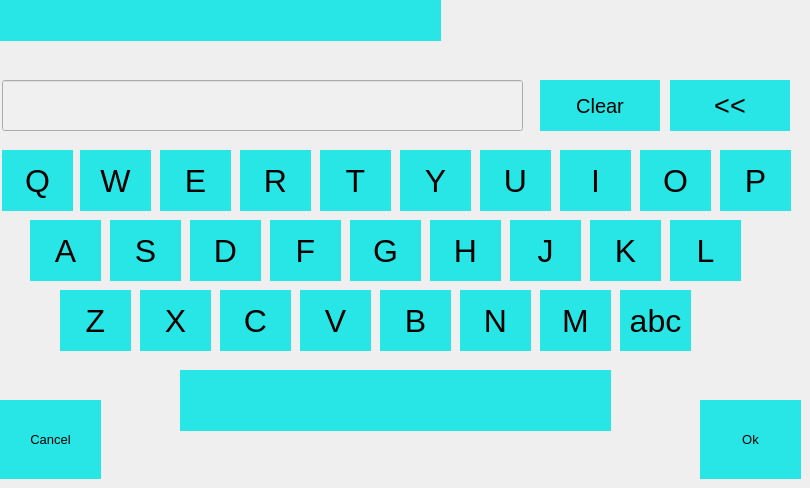
   <widget class="QWidget" name="NameSetterPage">
    <widget class="QToolButton" name="toolButton_B_nameSetterPage_7">
     <property name="geometry">
      <rect>
       <x>380</x>
       <y>290</y>
       <width>71</width>
       <height>61</height>
      </rect>
     </property>
     <property name="font">
      <font>
       <pointsize>24</pointsize>
      </font>
     </property>
     <property name="styleSheet">
      <string notr="true">border:1px solid #000000;
background-color: rgb(40, 230, 230);
border-color: rgb(40, 230, 230);
</string>
     </property>
     <property name="text">
      <string>B</string>
     </property>
     <property name="iconSize">
      <size>
       <width>24</width>
       <height>24</height>
      </size>
     </property>
    </widget>
    <widget class="QToolButton" name="toolButton_M_nameSetterPage_7">
     <property name="geometry">
      <rect>
       <x>540</x>
       <y>290</y>
       <width>71</width>
       <height>61</height>
      </rect>
     </property>
     <property name="font">
      <font>
       <pointsize>24</pointsize>
      </font>
     </property>
     <property name="styleSheet">
      <string notr="true">border:1px solid #000000;
background-color: rgb(40, 230, 230);
border-color: rgb(40, 230, 230);
</string>
     </property>
     <property name="text">
      <string>M</string>
     </property>
     <property name="iconSize">
      <size>
       <width>24</width>
       <height>24</height>
      </size>
     </property>
    </widget>
    <widget class="QToolButton" name="toolButton_V_nameSetterPage_7">
     <property name="geometry">
      <rect>
       <x>300</x>
       <y>290</y>
       <width>71</width>
       <height>61</height>
      </rect>
     </property>
     <property name="font">
      <font>
       <pointsize>24</pointsize>
      </font>
     </property>
     <property name="styleSheet">
      <string notr="true">border:1px solid #000000;
background-color: rgb(40, 230, 230);
border-color: rgb(40, 230, 230);
</string>
     </property>
     <property name="text">
      <string>V</string>
     </property>
     <property name="iconSize">
      <size>
       <width>24</width>
       <height>24</height>
      </size>
     </property>
    </widget>
    <widget class="QToolButton" name="toolButton_space_nameSetterPage_7">
     <property name="geometry">
      <rect>
       <x>180</x>
       <y>370</y>
       <width>431</width>
       <height>61</height>
      </rect>
     </property>
     <property name="font">
      <font>
       <pointsize>24</pointsize>
      </font>
     </property>
     <property name="styleSheet">
      <string notr="true">border:1px solid #000000;
color: rgb(40, 230, 230);
background-color: rgb(40, 230, 230);
border-color: rgb(40, 230, 230);
</string>
     </property>
     <property name="text">
      <string>Space</string>
     </property>
     <property name="iconSize">
      <size>
       <width>24</width>
       <height>24</height>
      </size>
     </property>
    </widget>
    <widget class="QToolButton" name="toolButton_E_nameSetterPage_7">
     <property name="geometry">
      <rect>
       <x>160</x>
       <y>150</y>
       <width>71</width>
       <height>61</height>
      </rect>
     </property>
     <property name="font">
      <font>
       <pointsize>24</pointsize>
      </font>
     </property>
     <property name="styleSheet">
      <string notr="true">border:1px solid #000000;
background-color: rgb(40, 230, 230);
border-color: rgb(40, 230, 230);
</string>
     </property>
     <property name="text">
      <string>E</string>
     </property>
     <property name="iconSize">
      <size>
       <width>24</width>
       <height>24</height>
      </size>
     </property>
    </widget>
    <widget class="QToolButton" name="toolButton_A_nameSetterPage_7">
     <property name="geometry">
      <rect>
       <x>30</x>
       <y>220</y>
       <width>71</width>
       <height>61</height>
      </rect>
     </property>
     <property name="font">
      <font>
       <pointsize>24</pointsize>
      </font>
     </property>
     <property name="styleSheet">
      <string notr="true">border:1px solid #000000;
background-color: rgb(40, 230, 230);
border-color: rgb(40, 230, 230);
</string>
     </property>
     <property name="text">
      <string>A</string>
     </property>
     <property name="iconSize">
      <size>
       <width>24</width>
       <height>24</height>
      </size>
     </property>
    </widget>
    <widget class="QToolButton" name="toolButton_Q_nameSetterPage_7">
     <property name="geometry">
      <rect>
       <x>2</x>
       <y>150</y>
       <width>71</width>
       <height>61</height>
      </rect>
     </property>
     <property name="font">
      <font>
       <pointsize>24</pointsize>
      </font>
     </property>
     <property name="styleSheet">
      <string notr="true">border:1px solid #000000;
background-color: rgb(40, 230, 230);
border-color: rgb(40, 230, 230);
</string>
     </property>
     <property name="text">
      <string>Q</string>
     </property>
     <property name="iconSize">
      <size>
       <width>24</width>
       <height>24</height>
      </size>
     </property>
    </widget>
    <widget class="QToolButton" name="toolButton_K_nameSetterPage_7">
     <property name="geometry">
      <rect>
       <x>590</x>
       <y>220</y>
       <width>71</width>
       <height>61</height>
      </rect>
     </property>
     <property name="font">
      <font>
       <pointsize>24</pointsize>
      </font>
     </property>
     <property name="styleSheet">
      <string notr="true">border:1px solid #000000;
background-color: rgb(40, 230, 230);
border-color: rgb(40, 230, 230);
</string>
     </property>
     <property name="text">
      <string>K</string>
     </property>
     <property name="iconSize">
      <size>
       <width>24</width>
       <height>24</height>
      </size>
     </property>
    </widget>
    <widget class="QToolButton" name="toolButton_Y_nameSetterPAge_7">
     <property name="geometry">
      <rect>
       <x>400</x>
       <y>150</y>
       <width>71</width>
       <height>61</height>
      </rect>
     </property>
     <property name="font">
      <font>
       <pointsize>24</pointsize>
      </font>
     </property>
     <property name="styleSheet">
      <string notr="true">border:1px solid #000000;
background-color: rgb(40, 230, 230);
border-color: rgb(40, 230, 230);
</string>
     </property>
     <property name="text">
      <string>Y</string>
     </property>
     <property name="iconSize">
      <size>
       <width>24</width>
       <height>24</height>
      </size>
     </property>
    </widget>
    <widget class="QToolButton" name="toolButton_X_nameSetterPage_7">
     <property name="geometry">
      <rect>
       <x>140</x>
       <y>290</y>
       <width>71</width>
       <height>61</height>
      </rect>
     </property>
     <property name="font">
      <font>
       <pointsize>24</pointsize>
      </font>
     </property>
     <property name="styleSheet">
      <string notr="true">border:1px solid #000000;
background-color: rgb(40, 230, 230);
border-color: rgb(40, 230, 230);
</string>
     </property>
     <property name="text">
      <string>X</string>
     </property>
     <property name="iconSize">
      <size>
       <width>24</width>
       <height>24</height>
      </size>
     </property>
    </widget>
    <widget class="QLineEdit" name="lineEdit_name_nameSetterPage_7">
     <property name="geometry">
      <rect>
       <x>2</x>
       <y>80</y>
       <width>521</width>
       <height>51</height>
      </rect>
     </property>
     <property name="styleSheet">
      <string notr="true">background-color: rgb(240, 240, 240);
</string>
     </property>
    </widget>
    <widget class="QToolButton" name="toolButton_W_nameSetterPage_7">
     <property name="geometry">
      <rect>
       <x>80</x>
       <y>150</y>
       <width>71</width>
       <height>61</height>
      </rect>
     </property>
     <property name="font">
      <font>
       <pointsize>24</pointsize>
      </font>
     </property>
     <property name="styleSheet">
      <string notr="true">border:1px solid #000000;
background-color: rgb(40, 230, 230);
border-color: rgb(40, 230, 230);
</string>
     </property>
     <property name="text">
      <string>W</string>
     </property>
     <property name="iconSize">
      <size>
       <width>24</width>
       <height>24</height>
      </size>
     </property>
    </widget>
    <widget class="QLabel" name="label_SettingName_nameSettterPage_7">
     <property name="geometry">
      <rect>
       <x>0</x>
       <y>0</y>
       <width>441</width>
       <height>41</height>
      </rect>
     </property>
     <property name="styleSheet">
      <string notr="true">border:1px solid #000000;
background-color: rgb(40, 230, 230);
border-color: rgb(40, 230, 230);</string>
     </property>
     <property name="text">
      <string/>
     </property>
    </widget>
    <widget class="QToolButton" name="toolButton_L_nameSetterPage_7">
     <property name="geometry">
      <rect>
       <x>670</x>
       <y>220</y>
       <width>71</width>
       <height>61</height>
      </rect>
     </property>
     <property name="font">
      <font>
       <pointsize>24</pointsize>
      </font>
     </property>
     <property name="styleSheet">
      <string notr="true">border:1px solid #000000;
background-color: rgb(40, 230, 230);
border-color: rgb(40, 230, 230);
</string>
     </property>
     <property name="text">
      <string>L</string>
     </property>
     <property name="iconSize">
      <size>
       <width>24</width>
       <height>24</height>
      </size>
     </property>
    </widget>
    <widget class="QToolButton" name="toolButton_I_nameSetterPage_7">
     <property name="geometry">
      <rect>
       <x>560</x>
       <y>150</y>
       <width>71</width>
       <height>61</height>
      </rect>
     </property>
     <property name="font">
      <font>
       <pointsize>24</pointsize>
      </font>
     </property>
     <property name="styleSheet">
      <string notr="true">border:1px solid #000000;
background-color: rgb(40, 230, 230);
border-color: rgb(40, 230, 230);
</string>
     </property>
     <property name="text">
      <string>I</string>
     </property>
     <property name="iconSize">
      <size>
       <width>24</width>
       <height>24</height>
      </size>
     </property>
    </widget>
    <widget class="QToolButton" name="toolButton_cancel_nameSetterPage_7">
     <property name="geometry">
      <rect>
       <x>0</x>
       <y>400</y>
       <width>101</width>
       <height>79</height>
      </rect>
     </property>
     <property name="font">
      <font>
       <pointsize>10</pointsize>
      </font>
     </property>
     <property name="styleSheet">
      <string notr="true">border:1px solid #000000;
background-color: rgb(40, 230, 230);
border-color: rgb(40, 230, 230);</string>
     </property>
     <property name="text">
      <string>Cancel</string>
     </property>
     <property name="icon">
      <iconset>
       <normaloff>:/ekf04_Teal_Icons/icons/Teal_backgrund/Cancel 1_Active.bmp</normaloff>:/ekf04_Teal_Icons/icons/Teal_backgrund/Cancel 1_Active.bmp</iconset>
     </property>
     <property name="iconSize">
      <size>
       <width>60</width>
       <height>60</height>
      </size>
     </property>
     <property name="toolButtonStyle">
      <enum>Qt::ToolButtonTextUnderIcon</enum>
     </property>
    </widget>
    <widget class="QToolButton" name="toolButton_Ok_nameSetterPage_7">
     <property name="geometry">
      <rect>
       <x>700</x>
       <y>400</y>
       <width>101</width>
       <height>79</height>
      </rect>
     </property>
     <property name="font">
      <font>
       <pointsize>10</pointsize>
      </font>
     </property>
     <property name="styleSheet">
      <string notr="true">border:1px solid #000000;
background-color: rgb(40, 230, 230);
border-color: rgb(40, 230, 230);</string>
     </property>
     <property name="text">
      <string>Ok</string>
     </property>
     <property name="icon">
      <iconset>
       <normaloff>:/ekf04_Teal_Icons/icons/Teal_backgrund/Confirm_active.bmp</normaloff>:/ekf04_Teal_Icons/icons/Teal_backgrund/Confirm_active.bmp</iconset>
     </property>
     <property name="iconSize">
      <size>
       <width>60</width>
       <height>60</height>
      </size>
     </property>
     <property name="toolButtonStyle">
      <enum>Qt::ToolButtonTextUnderIcon</enum>
     </property>
    </widget>
    <widget class="QToolButton" name="toolButton_H_nameSetterPage_7">
     <property name="geometry">
      <rect>
       <x>430</x>
       <y>220</y>
       <width>71</width>
       <height>61</height>
      </rect>
     </property>
     <property name="font">
      <font>
       <pointsize>24</pointsize>
      </font>
     </property>
     <property name="styleSheet">
      <string notr="true">border:1px solid #000000;
background-color: rgb(40, 230, 230);
border-color: rgb(40, 230, 230);
</string>
     </property>
     <property name="text">
      <string>H</string>
     </property>
     <property name="iconSize">
      <size>
       <width>24</width>
       <height>24</height>
      </size>
     </property>
    </widget>
    <widget class="QToolButton" name="toolButton_U_nameSetterPage_7">
     <property name="geometry">
      <rect>
       <x>480</x>
       <y>150</y>
       <width>71</width>
       <height>61</height>
      </rect>
     </property>
     <property name="font">
      <font>
       <pointsize>24</pointsize>
      </font>
     </property>
     <property name="styleSheet">
      <string notr="true">border:1px solid #000000;
background-color: rgb(40, 230, 230);
border-color: rgb(40, 230, 230);
</string>
     </property>
     <property name="text">
      <string>U</string>
     </property>
     <property name="iconSize">
      <size>
       <width>24</width>
       <height>24</height>
      </size>
     </property>
    </widget>
    <widget class="QToolButton" name="toolButton_C_nameSetterPage_7">
     <property name="geometry">
      <rect>
       <x>220</x>
       <y>290</y>
       <width>71</width>
       <height>61</height>
      </rect>
     </property>
     <property name="font">
      <font>
       <pointsize>24</pointsize>
      </font>
     </property>
     <property name="styleSheet">
      <string notr="true">border:1px solid #000000;
background-color: rgb(40, 230, 230);
border-color: rgb(40, 230, 230);
</string>
     </property>
     <property name="text">
      <string>C</string>
     </property>
     <property name="iconSize">
      <size>
       <width>24</width>
       <height>24</height>
      </size>
     </property>
    </widget>
    <widget class="QToolButton" name="toolButton_P_nameSetterPage_7">
     <property name="geometry">
      <rect>
       <x>720</x>
       <y>150</y>
       <width>71</width>
       <height>61</height>
      </rect>
     </property>
     <property name="font">
      <font>
       <pointsize>24</pointsize>
      </font>
     </property>
     <property name="styleSheet">
      <string notr="true">border:1px solid #000000;
background-color: rgb(40, 230, 230);
border-color: rgb(40, 230, 230);
</string>
     </property>
     <property name="text">
      <string>P</string>
     </property>
     <property name="iconSize">
      <size>
       <width>24</width>
       <height>24</height>
      </size>
     </property>
    </widget>
    <widget class="QToolButton" name="toolButton_D_nameSetterPage_7">
     <property name="geometry">
      <rect>
       <x>190</x>
       <y>220</y>
       <width>71</width>
       <height>61</height>
      </rect>
     </property>
     <property name="font">
      <font>
       <pointsize>24</pointsize>
      </font>
     </property>
     <property name="styleSheet">
      <string notr="true">border:1px solid #000000;
background-color: rgb(40, 230, 230);
border-color: rgb(40, 230, 230);
</string>
     </property>
     <property name="text">
      <string>D</string>
     </property>
     <property name="iconSize">
      <size>
       <width>24</width>
       <height>24</height>
      </size>
     </property>
    </widget>
    <widget class="QToolButton" name="toolButton_Z_nameSetterPage_7">
     <property name="geometry">
      <rect>
       <x>60</x>
       <y>290</y>
       <width>71</width>
       <height>61</height>
      </rect>
     </property>
     <property name="font">
      <font>
       <pointsize>24</pointsize>
      </font>
     </property>
     <property name="styleSheet">
      <string notr="true">border:1px solid #000000;
background-color: rgb(40, 230, 230);
border-color: rgb(40, 230, 230);
</string>
     </property>
     <property name="text">
      <string>Z</string>
     </property>
     <property name="iconSize">
      <size>
       <width>24</width>
       <height>24</height>
      </size>
     </property>
    </widget>
    <widget class="QToolButton" name="toolButton_T_nameSetterPage_7">
     <property name="geometry">
      <rect>
       <x>320</x>
       <y>150</y>
       <width>71</width>
       <height>61</height>
      </rect>
     </property>
     <property name="font">
      <font>
       <pointsize>24</pointsize>
      </font>
     </property>
     <property name="styleSheet">
      <string notr="true">border:1px solid #000000;
background-color: rgb(40, 230, 230);
border-color: rgb(40, 230, 230);
</string>
     </property>
     <property name="text">
      <string>T</string>
     </property>
     <property name="iconSize">
      <size>
       <width>24</width>
       <height>24</height>
      </size>
     </property>
    </widget>
    <widget class="QToolButton" name="toolButton_clear_nameSetterPage_7">
     <property name="geometry">
      <rect>
       <x>540</x>
       <y>80</y>
       <width>120</width>
       <height>51</height>
      </rect>
     </property>
     <property name="font">
      <font>
       <pointsize>15</pointsize>
      </font>
     </property>
     <property name="styleSheet">
      <string notr="true">border:1px solid #000000;
background-color: rgb(40, 230, 230);
border-color: rgb(40, 230, 230);</string>
     </property>
     <property name="text">
      <string>Clear</string>
     </property>
    </widget>
    <widget class="QToolButton" name="toolButton_backspace_nameSetterPage_7">
     <property name="geometry">
      <rect>
       <x>670</x>
       <y>80</y>
       <width>120</width>
       <height>51</height>
      </rect>
     </property>
     <property name="font">
      <font>
       <pointsize>20</pointsize>
      </font>
     </property>
     <property name="styleSheet">
      <string notr="true">border:1px solid #000000;
background-color: rgb(40, 230, 230);
border-color: rgb(40, 230, 230);</string>
     </property>
     <property name="text">
      <string>&lt;&lt;</string>
     </property>
    </widget>
    <widget class="QToolButton" name="toolButton_J_nameSetterPage_7">
     <property name="geometry">
      <rect>
       <x>510</x>
       <y>220</y>
       <width>71</width>
       <height>61</height>
      </rect>
     </property>
     <property name="font">
      <font>
       <pointsize>24</pointsize>
      </font>
     </property>
     <property name="styleSheet">
      <string notr="true">border:1px solid #000000;
background-color: rgb(40, 230, 230);
border-color: rgb(40, 230, 230);
</string>
     </property>
     <property name="text">
      <string>J</string>
     </property>
     <property name="iconSize">
      <size>
       <width>24</width>
       <height>24</height>
      </size>
     </property>
    </widget>
    <widget class="QToolButton" name="toolButton_S_nameSetterPage_7">
     <property name="geometry">
      <rect>
       <x>110</x>
       <y>220</y>
       <width>71</width>
       <height>61</height>
      </rect>
     </property>
     <property name="font">
      <font>
       <pointsize>24</pointsize>
      </font>
     </property>
     <property name="styleSheet">
      <string notr="true">border:1px solid #000000;
background-color: rgb(40, 230, 230);
border-color: rgb(40, 230, 230);
</string>
     </property>
     <property name="text">
      <string>S</string>
     </property>
     <property name="iconSize">
      <size>
       <width>24</width>
       <height>24</height>
      </size>
     </property>
    </widget>
    <widget class="QToolButton" name="toolButton_N_nameSetterPage_7">
     <property name="geometry">
      <rect>
       <x>460</x>
       <y>290</y>
       <width>71</width>
       <height>61</height>
      </rect>
     </property>
     <property name="font">
      <font>
       <pointsize>24</pointsize>
      </font>
     </property>
     <property name="styleSheet">
      <string notr="true">border:1px solid #000000;
background-color: rgb(40, 230, 230);
border-color: rgb(40, 230, 230);
</string>
     </property>
     <property name="text">
      <string>N</string>
     </property>
     <property name="iconSize">
      <size>
       <width>24</width>
       <height>24</height>
      </size>
     </property>
    </widget>
    <widget class="QToolButton" name="toolButton_G_nameSetterPage_7">
     <property name="geometry">
      <rect>
       <x>350</x>
       <y>220</y>
       <width>71</width>
       <height>61</height>
      </rect>
     </property>
     <property name="font">
      <font>
       <pointsize>24</pointsize>
      </font>
     </property>
     <property name="styleSheet">
      <string notr="true">border:1px solid #000000;
background-color: rgb(40, 230, 230);
border-color: rgb(40, 230, 230);
</string>
     </property>
     <property name="text">
      <string>G</string>
     </property>
     <property name="iconSize">
      <size>
       <width>24</width>
       <height>24</height>
      </size>
     </property>
    </widget>
    <widget class="QToolButton" name="toolButton_R_nameSetterPage_7">
     <property name="geometry">
      <rect>
       <x>240</x>
       <y>150</y>
       <width>71</width>
       <height>61</height>
      </rect>
     </property>
     <property name="font">
      <font>
       <pointsize>24</pointsize>
      </font>
     </property>
     <property name="styleSheet">
      <string notr="true">border:1px solid #000000;
background-color: rgb(40, 230, 230);
border-color: rgb(40, 230, 230);
</string>
     </property>
     <property name="text">
      <string>R</string>
     </property>
     <property name="iconSize">
      <size>
       <width>24</width>
       <height>24</height>
      </size>
     </property>
    </widget>
    <widget class="QToolButton" name="toolButton_O_nameSetterPage_7">
     <property name="geometry">
      <rect>
       <x>640</x>
       <y>150</y>
       <width>71</width>
       <height>61</height>
      </rect>
     </property>
     <property name="font">
      <font>
       <pointsize>24</pointsize>
      </font>
     </property>
     <property name="styleSheet">
      <string notr="true">border:1px solid #000000;
background-color: rgb(40, 230, 230);
border-color: rgb(40, 230, 230);
</string>
     </property>
     <property name="text">
      <string>O</string>
     </property>
     <property name="iconSize">
      <size>
       <width>24</width>
       <height>24</height>
      </size>
     </property>
    </widget>
    <widget class="QToolButton" name="toolButton_F_nameSetterPage_7">
     <property name="geometry">
      <rect>
       <x>270</x>
       <y>220</y>
       <width>71</width>
       <height>61</height>
      </rect>
     </property>
     <property name="font">
      <font>
       <pointsize>24</pointsize>
      </font>
     </property>
     <property name="styleSheet">
      <string notr="true">border:1px solid #000000;
background-color: rgb(40, 230, 230);
border-color: rgb(40, 230, 230);
</string>
     </property>
     <property name="text">
      <string>F</string>
     </property>
     <property name="iconSize">
      <size>
       <width>24</width>
       <height>24</height>
      </size>
     </property>
    </widget>
    <widget class="QToolButton" name="toolButton_shift_nameSetterPage_7">
     <property name="geometry">
      <rect>
       <x>620</x>
       <y>290</y>
       <width>71</width>
       <height>61</height>
      </rect>
     </property>
     <property name="font">
      <font>
       <pointsize>24</pointsize>
      </font>
     </property>
     <property name="styleSheet">
      <string notr="true">border:1px solid #000000;
background-color: rgb(40, 230, 230);
border-color: rgb(40, 230, 230);
</string>
     </property>
     <property name="text">
      <string>abc</string>
     </property>
     <property name="iconSize">
      <size>
       <width>24</width>
       <height>24</height>
      </size>
     </property>
    </widget>
   </widget>
